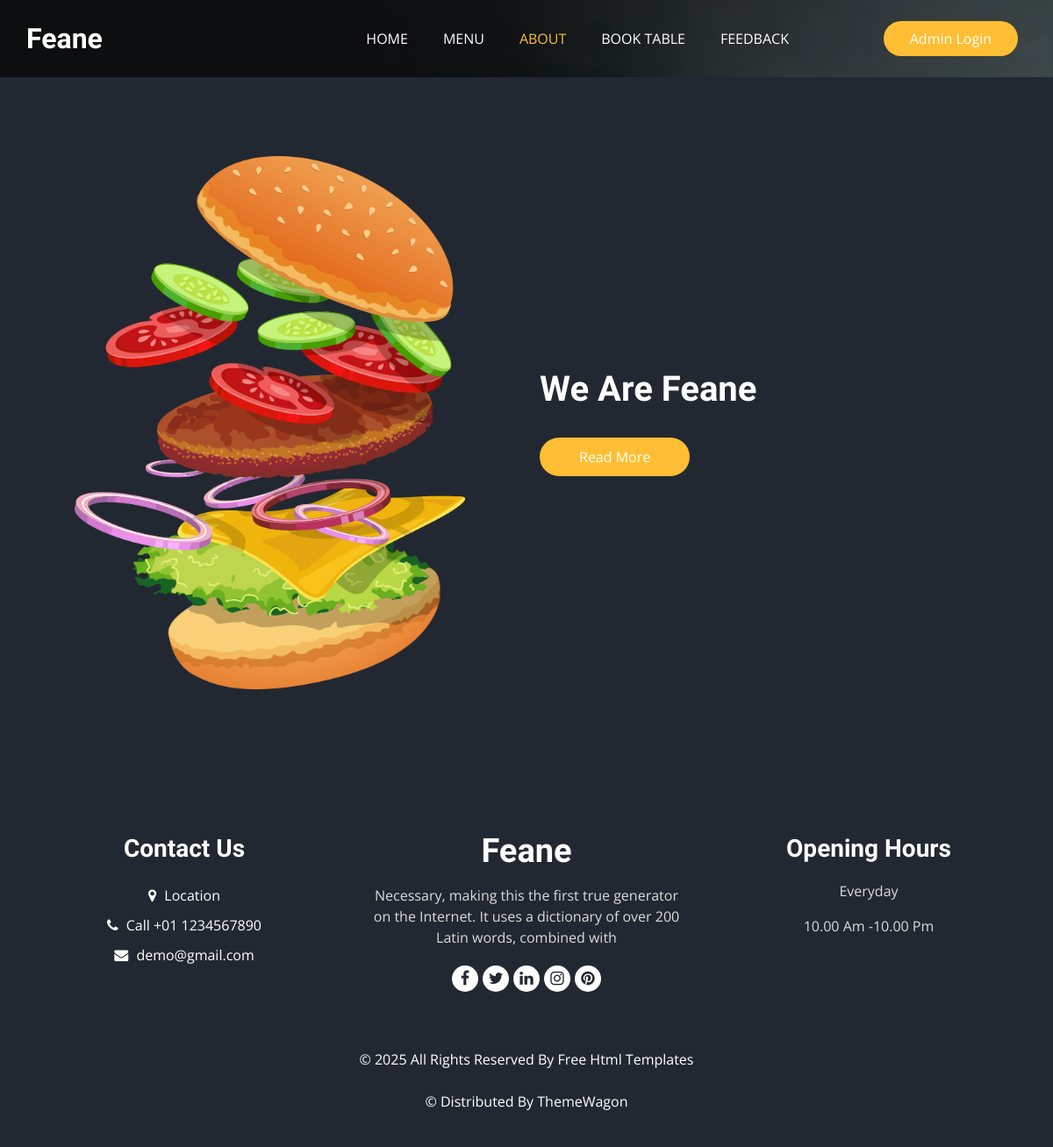
Page /about/ on the earlier database version.
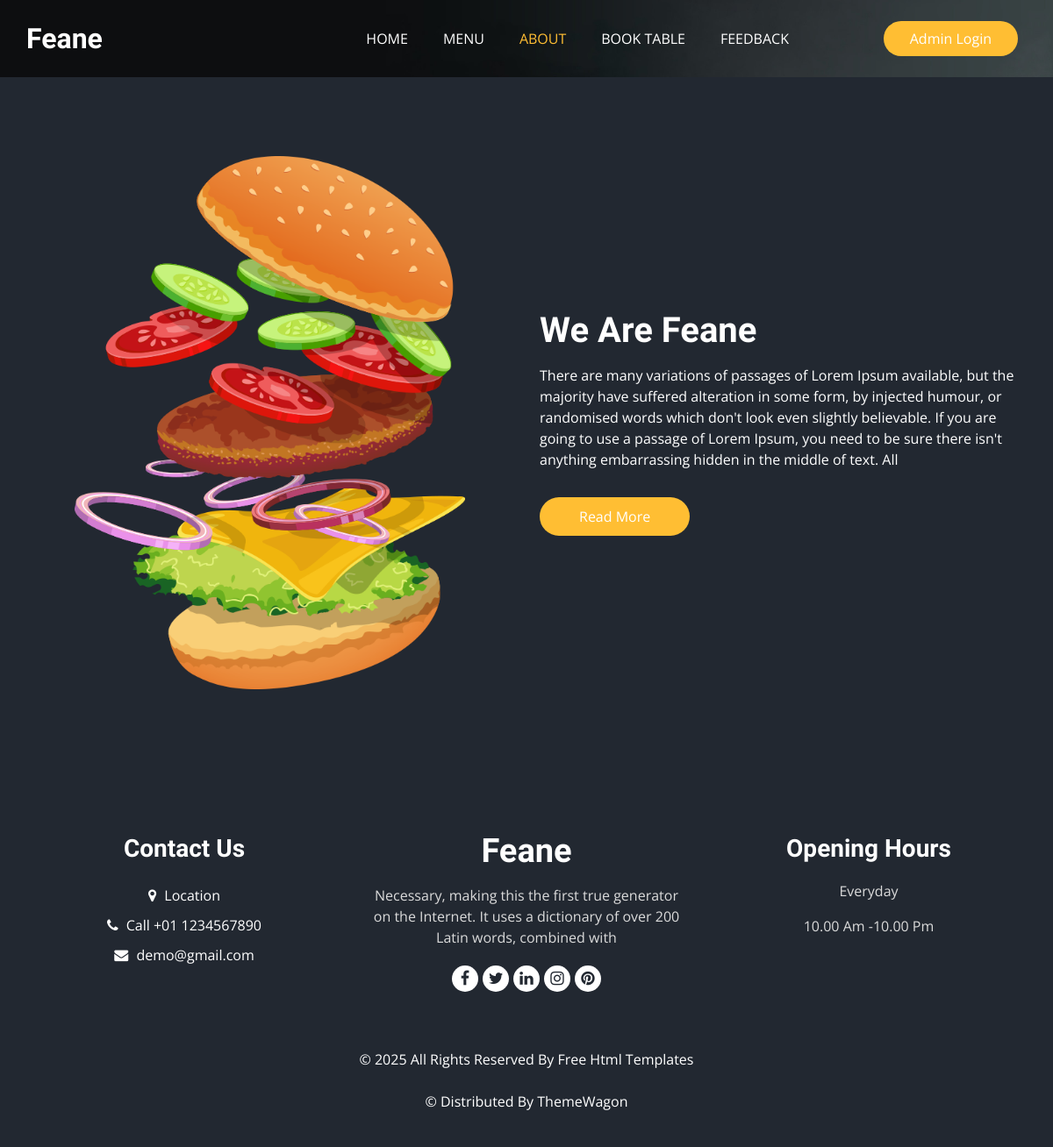
Same page on the later database version.
### Base_App/models.py (models this page shows, shortened)
class AboutUs(models.Model):
    description = models.TextField(blank=False)

### Base_App/views.py (the view)
# urls.py: path('about/', About_view,name="About_view"),
def About_view(request):
    data = AboutUs.objects.all()
    return render(request, "about.html",{'data':data})

### templates/about.html
{% extends "base.html" %}
{% load static %}
{% block class %}
class="sub_page"
{% endblock class %}
{% block aboutstatus %}active{% endblock aboutstatus %}
{% block mainblock %}
  <section class="about_section layout_padding">
    <div class="container  ">
      <div class="row">
        <div class="col-md-6 ">
          <div class="img-box">
            <img src=" {% static 'images/about-img.png' %} " alt="">
          </div>
        </div>
        <div class="col-md-6">
          <div class="detail-box">
            <div class="heading_container">
              <h2>
                We Are Feane
              </h2>
            </div>
            <p>
            {% for k in data %}
                {{k.description}}
            {% endfor %}
            </p>
            <a href="">
              Read More
            </a>
          </div>
        </div>
      </div>
    </div>
  </section>
{% endblock mainblock %}

Differences in the rows shown:
added AboutUs: description "There are many variations of passages of Lorem Ipsum available, but the majority have suffered alteration in some form, by injected humour, or randomised words which don't look even slightly believable. If you are going to use a passage of Lorem Ipsum, you need to be sure there isn't anything embarrassing hidden in the middle of text. All"
